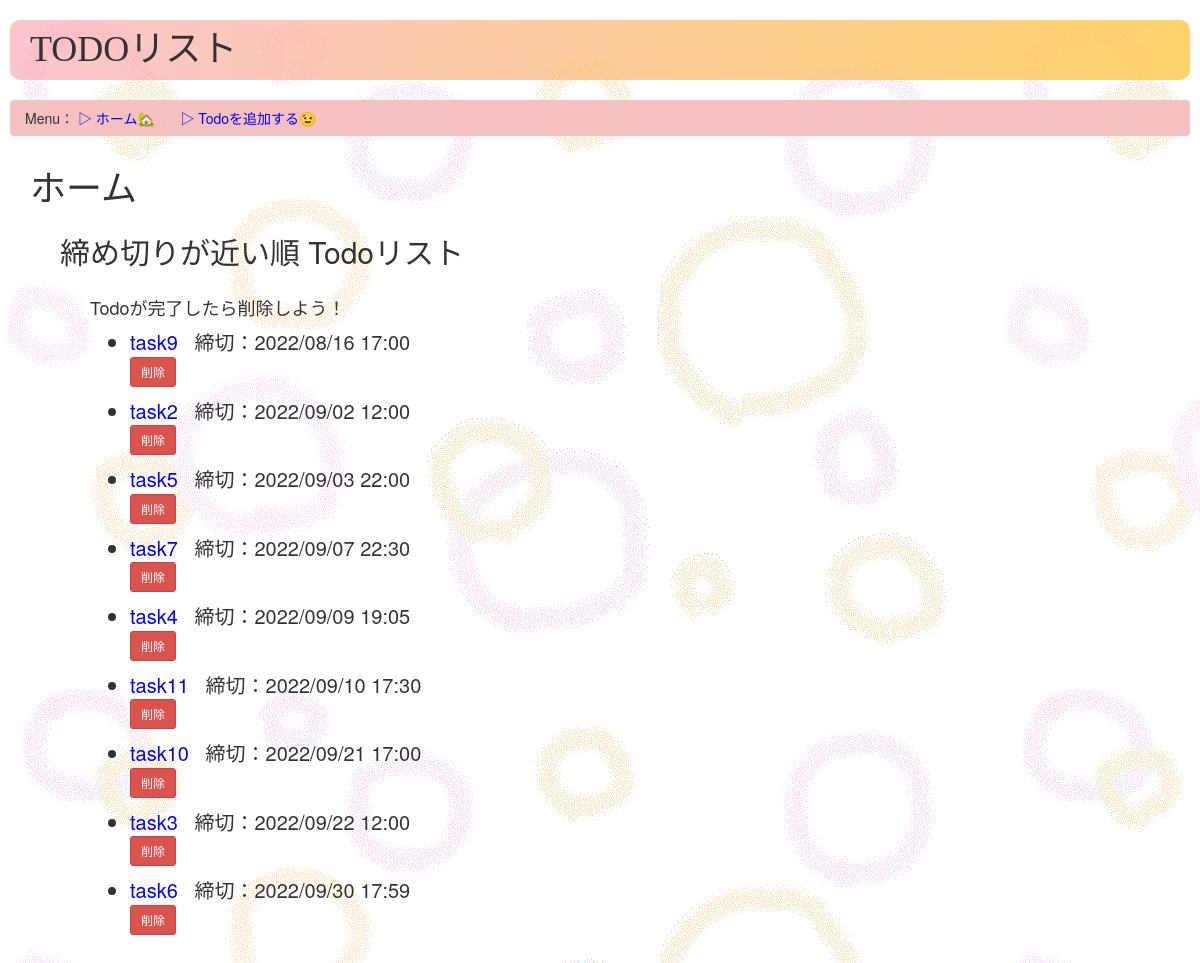
Before: /todos/ with the older database file.
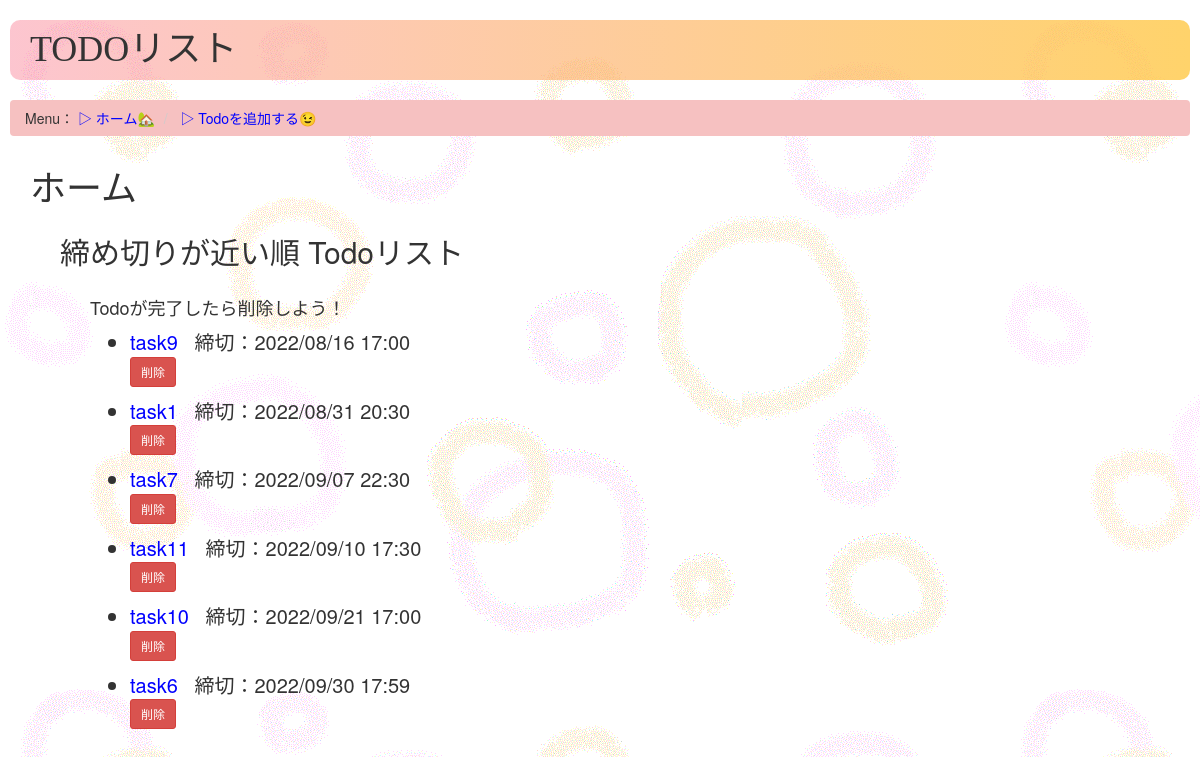
After: the same page with the newer database file.
### todos/models.py (models this page shows, shortened)
class Todo(models.Model):
    name = models.CharField(max_length=50)
    detail = models.CharField(max_length=200)
    deadline = models.DateTimeField('締め切り')
    priolity = models.IntegerField(choices = PRIOLITY_COICES, default = 3)

### todos/views.py (the view)
# urls.py: path('', views.IndexView.as_view(), name='index'),
class IndexView(generic.ListView):
    template_name = 'todos/index.html'
    context_object_name = 'nearest_todo_list'
    def get_queryset(self):
        return Todo.objects.order_by('deadline')

### todos/templates/todos/index.html (shortened to what this page needs)
<!DOCTYPE html>
<html lang="ja">
<head>
    {% load static %}
    <link rel="stylesheet" href="https://maxcdn.bootstrapcdn.com/bootstrap/3.3.7/css/bootstrap.min.css">
    <link rel="stylesheet" type="text/css" href="{% static 'todos/style.css' %}">
</head>
<body>
    <h1 class="title">TODOリスト</h1>
    <ul class="breadcrumb">
        Menu：
        <li><a href="{% url 'todos:index'%}">▷ ホーム🏡</a></li>
        <li><a href="{% url 'todos:create'%}"> ▷ Todoを追加する😉</a></li>
    </ul>
    <div>
        <h1>ホーム</h1>
        <div>
            <h2>締め切りが近い順 Todoリスト</h2>
            <div>
                <h4>Todoが完了したら削除しよう！</h4>
                {% if nearest_todo_list %}
                <ul>
                    {% for todo in nearest_todo_list %}
                    <li class="nearest"><a href="{% url 'todos:detail' todo.id %}" data-toggle="tooltip"
                            data-placement="bottom" title="Todoの内容・詳細へ">{{ todo.name }}
                        </a>
                        &nbsp;
                        締切：{{ todo.deadline | date:'Y/m/d H:i' }}</li>
                    <form action="{% url 'todos:delete_alert' todo.id %}" method="post">
                        <input type="submit" class="btn btn-danger btn-sm" value="削除">
                    </form>
                    {% endfor %}
                </ul>
                {% else %}
                <p> No todos! Let's create todos:) </p>
                {% endif %}
            </div>
        </div>
    </div>
</body>
</html>

Changed rows visible on the page:
removed Todo: name "task2", deadline "2022/09/02 12:00"
removed Todo: name "task5", deadline "2022/09/03 22:00"
removed Todo: name "task4", deadline "2022/09/09 19:05"
removed Todo: name "task3", deadline "2022/09/22 12:00"
added Todo: name "task1", deadline "2022/08/31 20:30"
